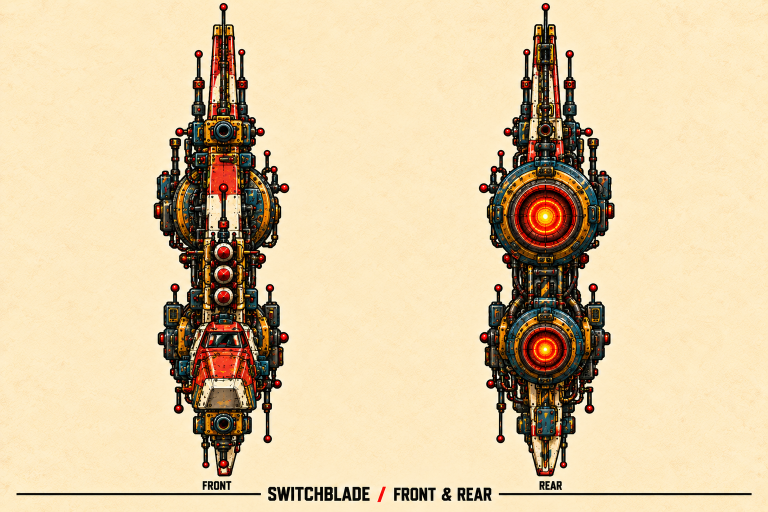
#> input picture docs/art/switchblade-front-rear-v1.png, 1536 x 1024 px, found by its file name (shown at 1/2 size)
$ python prepare-switchblade-assets.py
#> lines starting #> are read from the running program, lines starting #| are printed output that depends on the picture; after the words box and inside, x2 and y2 are one past the last pixel; in counts of white or black regions, pixels touching at a corner belong together
"""Extract approved Switchblade art; bake geometry-based Z and matching normals.

Explicit asset preparation, not a build/test dependency. Pillow/NumPy/SciPy.
Albedo RGB is copied without resampling or repainting. Depth uses registered
planes, cabin volumes and engine cylinders, never RGB, luminance or shadows.
"""

import argparse
import copy
import difflib
import hashlib
import json
import math
import shutil
import subprocess
from pathlib import Path

import numpy as np
from PIL import Image, ImageDraw
from scipy import ndimage

ROOT = Path(__file__).resolve().parents[1]
RAW = ROOT / "raw/switchblade"
PACK = ROOT / "content/base/assets/switchblade"
PREFIX = "phoenix-base:assets/switchblade/"
SCALE = 18.0
SPAN = 2.0

# Registration is in unscaled source pixels. F is bow-positive, P port-positive;
# camera-facing Z = F*cos(azimuth) + P*sin(azimuth), in visible-height units.
# End-on illustrations are crops of the approved paired elevation sheet.
VIEWS = [
    dict(name="bow", angle=0, source="switchblade-front-rear-v1.png", crop=[250, 0, 620, 955],
         pivot=[448, 700], top=[448, 285], bottom=[448, 840],
         top_poly=[(376,235),(496,235),(505,277),(483,298),(402,298),(377,278)],
         bottom_poly=[(392,826),(503,826),(504,879),(484,904),(406,904),(389,877)],
         top_muzzle=[448,263], bottom_muzzle=[448,850],
         engines=[[448,425,111,104],[448,695,86,82]], nozzles=[[448,425],[448,695]],
         cabin=[(393,637),(492,637),(508,813),(387,813)], missiles=[(426,484),(470,484),(470,610),(426,610)],
         holes=[], cutoff=956),
    dict(name="bow_port", angle=45, source="switchblade-front-side-45-v2.png", crop=None,
         pivot=[720,825], top=[600,345], bottom=[530,1045],
         top_poly=[(474,282),(521,282),(541,287),(565,284),(635,288),(671,305),(675,340),(651,361),(564,361),(535,349),(529,335),(494,328),(475,322)],
         bottom_poly=[(414,1005),(455,1004),(467,1009),(479,1000),(555,1000),(598,1016),(605,1055),(576,1084),(509,1082),(486,1063),(472,1051),(433,1047),(414,1039)],
         top_muzzle=[488,307], bottom_muzzle=[431,1031],
         engines=[[918,506,133,119],[918,890,130,98]], nozzles=[[1029,510],[1027,894]],
         cabin=[(163,908),(334,731),(503,702),(617,814),(617,1001),(207,1001)],
         missiles=[(310,482),(579,495),(579,716),(310,710)],
         holes=[], cutoff=1164),
    dict(name="port", angle=90, source="switchblade-side-elevation-v3.png", crop=None,
         pivot=[733,825], top=[610,345], bottom=[480,974],
         top_poly=[(467,303),(525,303),(532,294),(561,290),(577,284),(641,284),(669,298),(670,338),(648,354),(563,353),(548,340),(532,337),(523,330),(468,330)],
         bottom_poly=[(362,980),(412,980),(424,977),(435,965),(451,959),(519,960),(548,974),(550,1012),(525,1030),(456,1033),(439,1020),(426,1009),(412,1007),(362,1007)],
         top_muzzle=[477,318], bottom_muzzle=[370,993],
         engines=[[1081,452,135,96],[1081,826,132,94]], nozzles=[[1204,453],[1204,825]],
         cabin=[(99,904),(376,754),(513,748),(589,809),(589,959),(143,959)],
         missiles=[(275,553),(590,553),(590,717),(275,717)],
         holes=[[967,605],[1010,628],[971,665]], cutoff=1159),
    dict(name="stern_port", angle=135, source="switchblade-rear-side-45-v2.png", crop=None,
         pivot=[664,820], top=[482,374], bottom=[401,934],
         top_poly=[(389,352),(422,350),(433,336),(463,330),(500,333),(529,346),(530,374),(506,395),(453,395),(437,383),(390,380)],
         bottom_poly=[(291,902),(325,901),(337,899),(351,889),(389,889),(423,900),(445,912),(445,940),(419,957),(365,955),(344,943),(333,934),(294,928)],
         top_muzzle=[396,367], bottom_muzzle=[299,913],
         engines=[[875,510,166,170],[874,947,167,139]], nozzles=[[948,512],[948,950]],
         cabin=[(282,792),(347,732),(416,733),(462,782),(460,916),(335,896)],
         missiles=[(342,574),(468,574),(468,715),(342,715)],
         holes=[[772,749]], cutoff=1164),
    dict(name="stern", angle=180, source="switchblade-front-rear-v1.png", crop=[900,0,1290,955],
         pivot=[1092,700], top=[1092,285], bottom=[1092,840],
         top_poly=[(1025,239),(1141,239),(1150,276),(1120,301),(1061,301),(1030,281)],
         bottom_poly=[(1059,811),(1123,811),(1130,867),(1113,893),(1070,893),(1057,864)],
         top_muzzle=[1092,262], bottom_muzzle=[1092,849],
         engines=[[1092,432,127,113],[1092,702,94,92]], nozzles=[[1092,432],[1092,702]],
         cabin=None, missiles=None, holes=[], cutoff=956),
]


def write_json(path, value):
    path.write_text(json.dumps(value, indent="\t") + "\n", encoding="utf-8")


def polygon(shape, points):
    im = Image.new("1", (shape[1], shape[0]))
    ImageDraw.Draw(im).polygon([tuple(p) for p in points], fill=1)
    return np.asarray(im, dtype=bool)


def coverage(rgb, view):
    # Remove border-connected paper, not ivory armour. Geometric aperture seeds
    # remove only registered open spaces enclosed by the physical frame.
    r, g, b = (rgb[:, :, i].astype(np.int16) for i in range(3))
    pale = (r >= 205) & (g >= 185) & (b >= 140) & (r >= g-6) & (g >= b-6) & (r-b <= 110)
    seeds = np.zeros(pale.shape, bool)
    seeds[0], seeds[-1] = pale[0], pale[-1]
    seeds[:, 0], seeds[:, -1] = pale[:, 0], pale[:, -1]
    for x, y in view["holes"]:
        if pale[y, x]:
            seeds[y, x] = True
    paper = ndimage.binary_propagation(seeds, mask=pale)
    solid = ~paper
    solid[view["cutoff"]:] = False
    if view["crop"]:
        x0, y0, x1, y1 = view["crop"]
        keep = np.zeros(solid.shape, bool)
        keep[y0:y1, x0:x1] = True
        solid &= keep
    labels, _ = ndimage.label(solid)
    good = np.bincount(labels.ravel()) >= 14
    good[0] = False
    return good[labels]


def bounds(mask):
    y, x = np.nonzero(mask)
    return [int(x.min()), int(y.min()), int(x.max())+1, int(y.max())+1]


def geometric_z(solid, view, visible_height):
    """Registered visible-surface approximation, no colour input whatsoever."""
    yy, xx = np.mgrid[:solid.shape[0], :solid.shape[1]].astype(float)
    a = math.radians(view["angle"])
    sine, cosine = math.sin(a), math.cos(a)
    slope = -cosine / max(abs(sine), .5) if abs(sine) > .1 else 0
    z = slope * (xx-view["pivot"][0])/visible_height
    edge = np.minimum(ndimage.distance_transform_edt(solid), 6)
    z += np.sqrt(np.maximum(0, 36-(6-edge)**2))/visible_height + .035*abs(sine)
    if abs(sine) < .1:
        # The blade's leading/trailing edge, not its broad painted side.
        z[:] = .08 if cosine > 0 else .02
    for key, forward, width in (("cabin", .28, .085), ("missiles", .22, .055)):
        if view[key]:
            mask = polygon(solid.shape, view[key])
            cx = sum(p[0] for p in view[key])/len(view[key])
            plane = forward*cosine + width*abs(sine) + slope*(xx-cx)/visible_height
            bevel = ndimage.distance_transform_edt(mask)
            plane -= np.clip(7-bevel, 0, 7)/visible_height
            z[mask] = plane[mask]
    # Separate stern cylinders. Bright exhaust cores are RECESSED relative to
    # the nozzle lip; their emissive-looking RGB is never sampled here.
    for index, (cx, cy, rx, ry) in enumerate(view["engines"]):
        u, v = (xx-cx)/rx, (yy-cy)/ry
        mask = (u*u+v*v <= 1) if abs(sine) < .1 else ((abs(u)<=1) & (abs(v)<=1))
        centre = -.28*cosine
        casing = centre + .105*np.sqrt(np.maximum(0, 1-v*v))
        if abs(sine) > .1:
            casing += slope*(xx-cx)/visible_height
        if cosine < -.1:
            nx, ny = view["nozzles"][index]
            nrx = rx * (1 if abs(sine)<.1 else .57)
            rr = ((xx-nx)/nrx)**2 + ((yy-ny)/(ry*.85))**2
            # continuous recessed bowl inside the raised rim
            casing -= .075*np.clip(1-rr, 0, 1)**2
        z[mask] = casing[mask]
    return z


def encode(z, solid, height, span=SPAN):
    # Nearest-valid extension prevents alpha gaps from becoming false pits.
    nearest = ndimage.distance_transform_edt(~solid, return_distances=False, return_indices=True)
    continuous = ndimage.gaussian_filter(z[tuple(nearest)], 1.6)
    dy, dx = np.gradient(continuous)
    n = np.stack((-dx*height, dy*height, np.ones_like(z)), axis=-1)
    n /= np.linalg.norm(n, axis=-1, keepdims=True)
    # Five effective bits bound error and keep the complete pack transferable.
    normals = np.rint((n*.5+.5)*31)*255/31
    normals = np.rint(normals).clip(0,255).astype(np.uint8)
    normals[~solid] = [128,128,255]
    encoded = .5 + z/span
    assert encoded[solid].min() > 0 and encoded[solid].max() < 1
    depth = np.rint(encoded*255).clip(0,255).astype(np.uint8)
    return depth, normals


def turret_z(mask, pivot, view, frame_height):
    yy, xx = np.mgrid[:mask.shape[0], :mask.shape[1]].astype(float)
    a = math.radians(view["angle"])
    slope = -math.cos(a)/max(abs(math.sin(a)), .5) if abs(math.sin(a))>.1 else 0
    t = np.minimum(ndimage.distance_transform_edt(mask), 14)
    z = slope*(xx-pivot[0])/frame_height + np.sqrt(np.maximum(0,196-(14-t)**2))/frame_height
    return z-z[pivot[1],pivot[0]]


# [9 lines left out: function canonical, not called in this run]


def prepare():
    RAW.mkdir(parents=True,exist_ok=True)
    PACK.mkdir(parents=True,exist_ok=True)
    prepared = {part:[] for part in ("hull","top-turret","bottom-turret")}
    receipts=[]
    for view in VIEWS:
        # Raw is the durable local source set. On first preparation import the
        # approved concept files; subsequent bakes need only raw/switchblade.
        source = RAW / view["source"]
        if not source.exists():
            source = ROOT / "docs/art" / view["source"]
            shutil.copyfile(source,RAW/view["source"])
        rgb=np.asarray(Image.open(source).convert("RGB"))
#> rgb is the input picture: shape (1024, 1536, 3); mean R, G, B 221.7, 200.7, 164.3
        solid=coverage(rgb,view)
#> in coverage, `r, g, b = (rgb[:, :, i].astype(np.int16) for i in range(3))`:
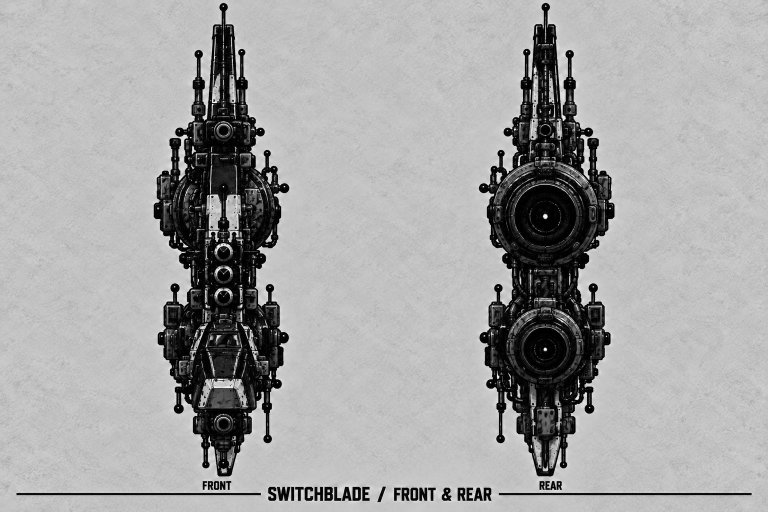
#> b: shape (1024, 1536) int16 (shown at 1/2 size); min 0, max 255, mean 164.3
#> in coverage, `pale = (r >= 205) & (g >= 185) & (b >= 140) & (r >= g-6) & (g >= b-6) ..`:
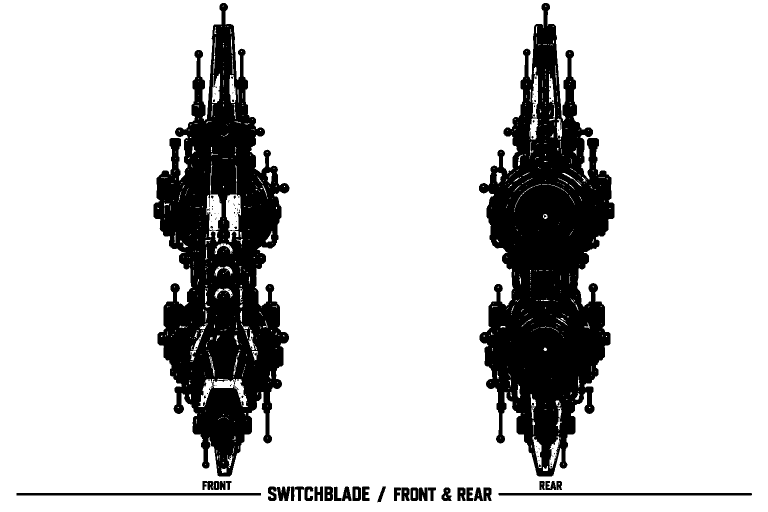
#> pale: shape (1024, 1536) bool (shown at 1/2 size); 82% white; 119 black regions (83 under 20 px), largest, box (x1, y1, x2, y2) and area: (958, 6, 1229, 953) 137837, (307, 6, 579, 953) 131403, (997, 986, 1504, 991) 2532
#> in coverage, `solid &= keep`:
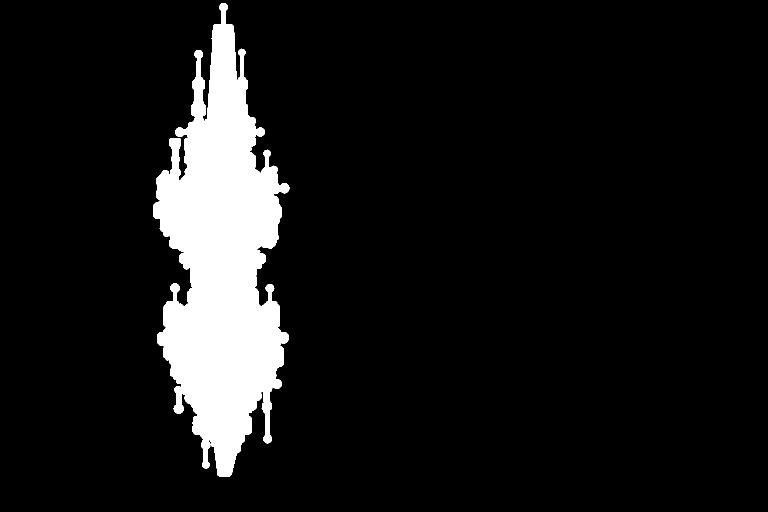
#> solid: shape (1024, 1536) bool (shown at 1/2 size); 9.1% white; 1 white region, box (x1, y1, x2, y2) and area: (307, 6, 579, 953) 143347
#> in coverage, `good = np.bincount(labels.ravel()) >= 14`: good = [True, True]
        box=bounds(solid)
#> box = [307, 6, 579, 953]
        visible_h=box[3]-box[1]
#> visible_h = 947
        margin=max(8,round(visible_h*.025))
#> margin = 24
        hull_h=visible_h+2*margin
#> hull_h = 995
        masks={}
        for kind in ("top","bottom"):
            masks[kind+"-turret"]=polygon(solid.shape,view[kind+"_poly"]) & solid
#> after the loop, masks = 2 items
        assert not np.any(masks["top-turret"] & masks["bottom-turret"])
        masks["hull"]=solid & ~masks["top-turret"] & ~masks["bottom-turret"]
        z=geometric_z(solid,view,visible_h)
#> in geometric_z, `yy, xx = np.mgrid[:solid.shape[0], :solid.shape[1]].astype(float)`:
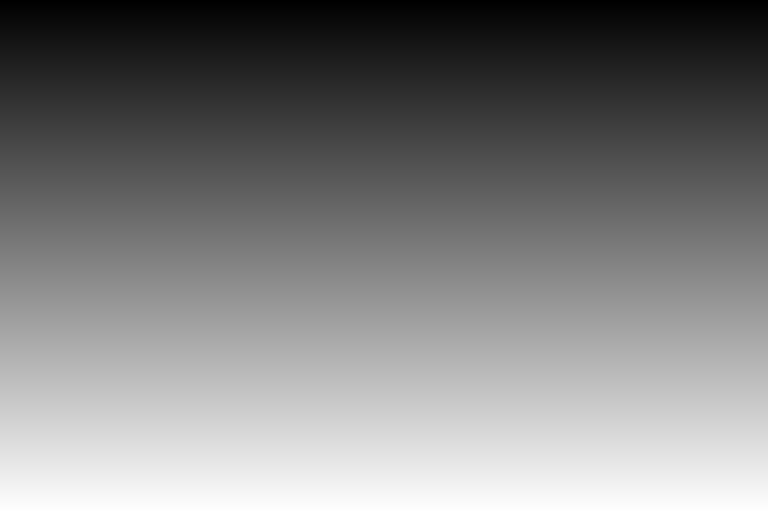
#> yy: shape (1024, 1536) float64 (shown at 1/2 size); min 0, max 1023, mean 511.5; drawn with min black and max white
#> in geometric_z, `yy, xx = np.mgrid[:solid.shape[0], :solid.shape[1]].astype(float)`:
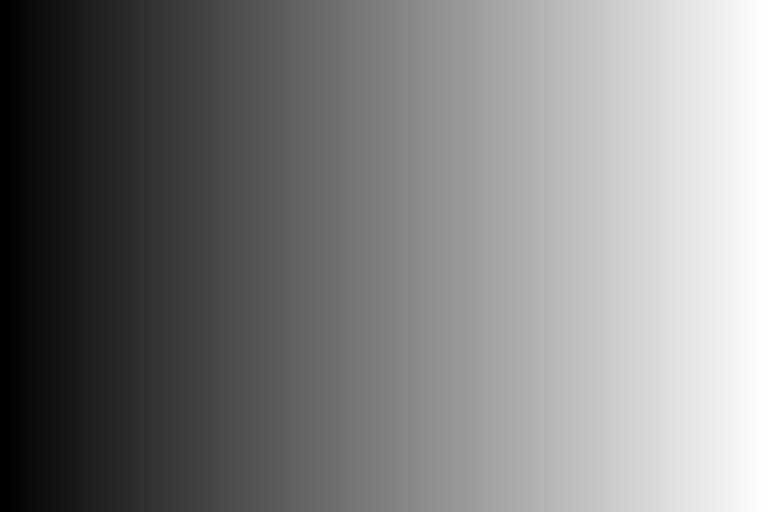
#> xx: shape (1024, 1536) float64 (shown at 1/2 size); min 0, max 1535, mean 767.5; drawn with min black and max white
#> after the loop in geometric_z, `for index, (cx, cy, rx, ry) in enumerate(view["engines"]):`:
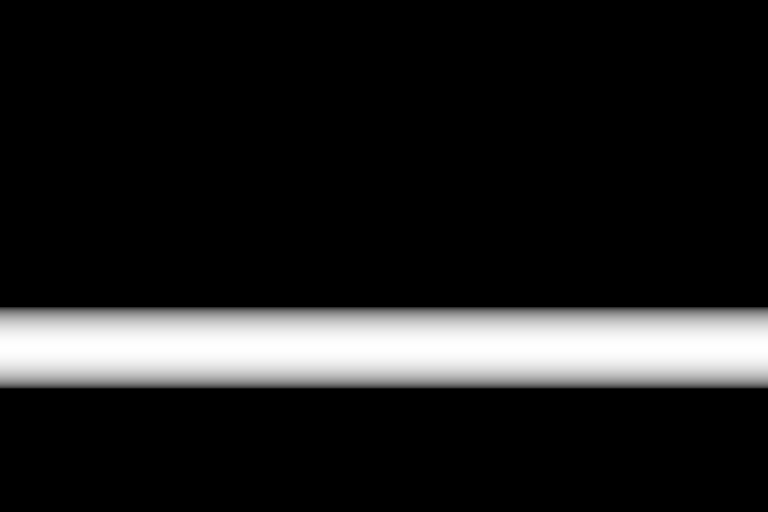
#> casing: shape (1024, 1536) float64 (shown at 1/2 size); min -0.28, max -0.175, mean -0.267; drawn with min black and max white
#> after the loop in geometric_z, `for index, (cx, cy, rx, ry) in enumerate(view["engines"]):`:
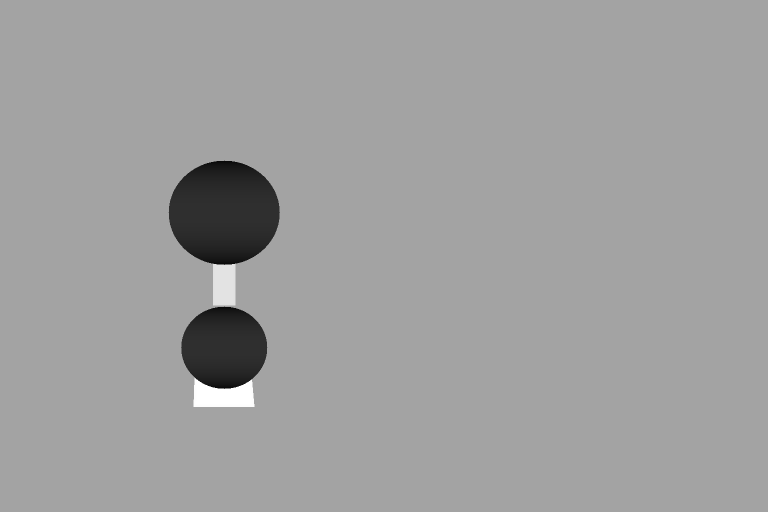
#> z: shape (1024, 1536) float64 (shown at 1/2 size); min -0.28, max 0.28, mean 0.0709; drawn with min black and max white
        # Keep depth underneath extracted mounts, because the CPU samples it.
        depth,normal=encode(z,solid,visible_h)
#> (the rest of the program and of its run is left out)
